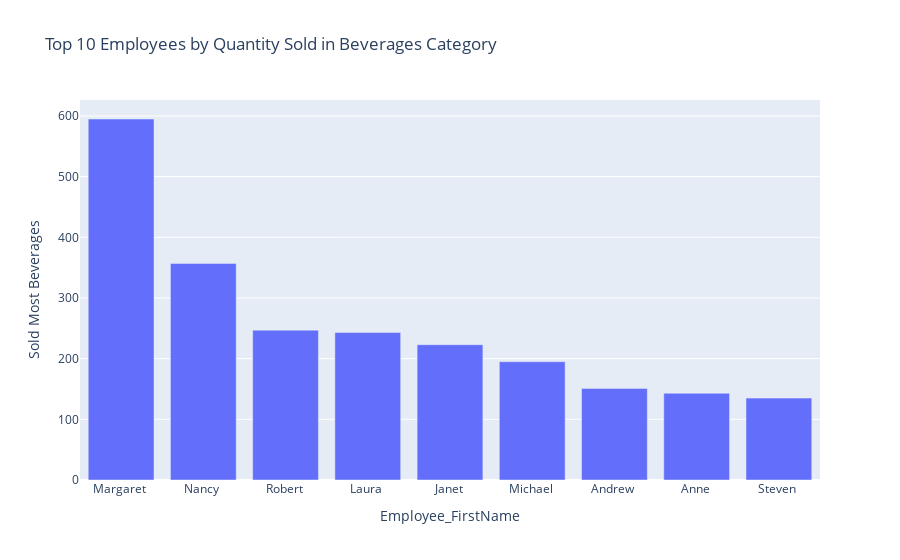

Notebook code cell kept with this figure:
### Code cell
# Merge DataFrames
merged_data = pd.merge(Employees, Orders, on='EmployeeID')
merged_data = pd.merge(merged_data, OrderDetails, on='OrderID')
merged_data = pd.merge(merged_data, Products, on='ProductID')
merged_data = pd.merge(merged_data, Categories, on='CategoryID')

# Filter by CategoryID
filtered_data = merged_data[merged_data['CategoryID'] == 1]

# Group by Employee FirstName and LastName, sum Quantity, and get the top 10
top_10_employees = filtered_data.groupby(['FirstName', 'LastName']).agg({'Quantity': 'sum'}).nlargest(10, 'Quantity').reset_index()

# Rename columns
top_10_employees.rename(columns={'FirstName': 'Employee_FirstName', 'LastName': 'Employee_LastName', 'Quantity': 'Sold_Most_Beverages'}, inplace=True)

# Plotting
fig = px.bar(top_10_employees, x='Employee_FirstName', y='Sold_Most_Beverages',
             labels={'Sold_Most_Beverages': 'Sold Most Beverages'},
             title='Top 10 Employees by Quantity Sold in Beverages Category')
fig.show()

### Figure 1 — Plotly figure (JSON) as saved in the notebook; plotly's stock layout.template omitted (floating-point values rounded to 4 significant figures)
{"data": [{"alignmentgroup": "True", "hovertemplate": "Employee_FirstName=%{x}<br>Sold Most Beverages=%{y}<extra></extra>", "legendgroup": "", "marker": {"color": "#636efa", "pattern": {"shape": ""}}, "name": "", "offsetgroup": "", "orientation": "v", "showlegend": false, "textposition": "auto", "type": "bar", "x": ["Margaret ", "Nancy ", "Robert ", "Laura ", "Janet ", "Michael ", "Andrew ", "Anne ", "Steven "], "xaxis": "x", "y": [595, 357, 247, 243, 223, 195, 151, 143, 135], "yaxis": "y"}], "layout": {"barmode": "relative", "legend": {"tracegroupgap": 0}, "title": {"text": "Top 10 Employees by Quantity Sold in Beverages Category"}, "xaxis": {"anchor": "y", "domain": [0, 1], "title": {"text": "Employee_FirstName"}}, "yaxis": {"anchor": "x", "domain": [0, 1], "title": {"text": "Sold Most Beverages"}}}}
